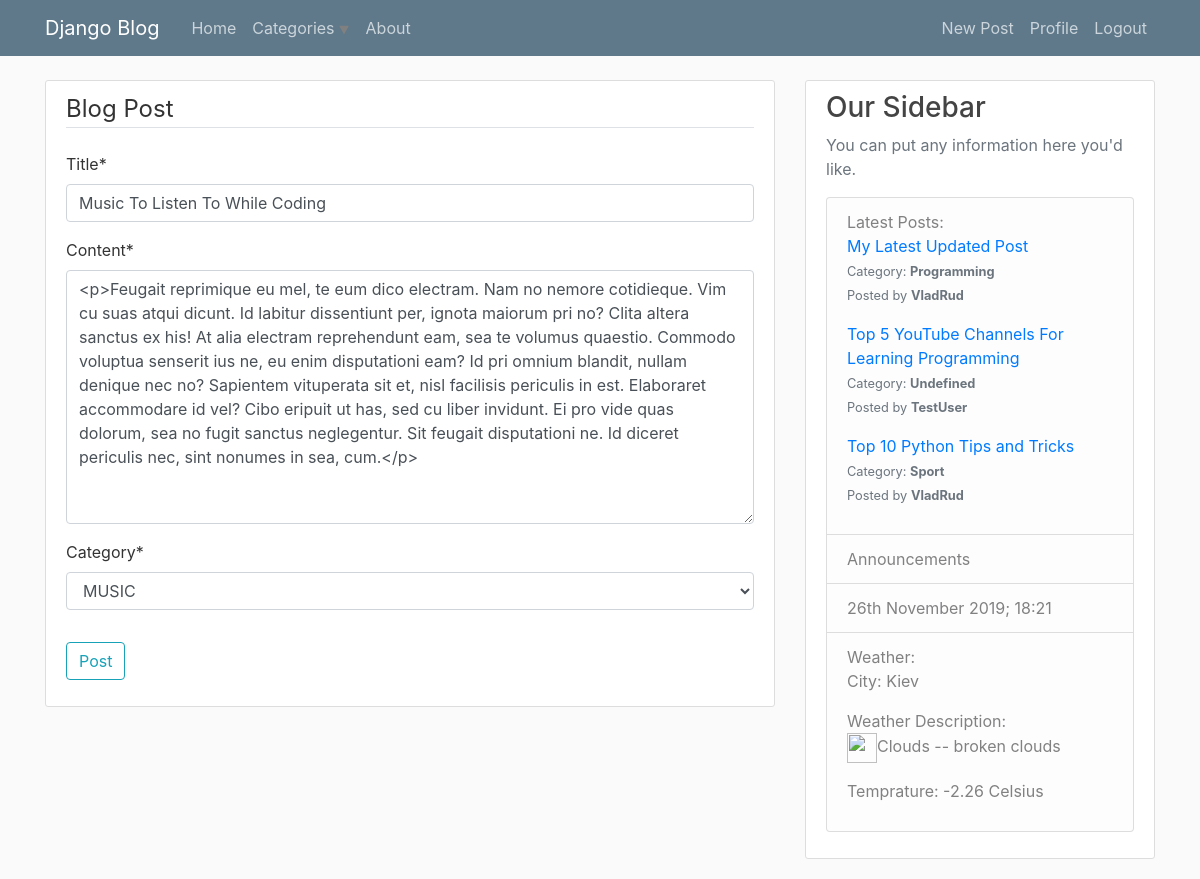
The app's page /post/26/update/ (signed in) with its own data.
### blog/models.py (models this page shows, shortened)
class Post(models.Model):
    title = models.CharField(max_length=100)
    content = HTMLField()
    date_posted = models.DateTimeField(default=timezone.now)
    author = models.ForeignKey(User, on_delete=models.CASCADE)
    review_star = models.IntegerField(default=0)
    category = models.CharField(max_length=20, choices=category_choices, default='Undefined')

### blog/views.py (the view, shortened to what this page needs)
# urls.py: path('post/<int:pk>/update/', PostUpdateView.as_view(), name='post-update'),
class PostUpdateView(LoginRequiredMixin, UserPassesTestMixin, UpdateView):
    model = Post
    fields = ['title', 'content', 'category']
    def test_func(self):
        post = self.get_object()
        if self.request.user == post.author:
            return True
        return False

### blog/templatetags/custom_tags.py (called while the page is built)
@register.simple_tag
def latest_posts():
    latest_posts_html = ''
    latest_posts_list = Post.objects.all().order_by('-date_posted')[:3]
    for post in latest_posts_list:
        latest_posts_html += f"""<p><a href='/post/{post.id}/'>{post.title}</a>
                             <br><small class='text-muted'>Category: <strong>{post.category}</strong></small>
                             <br><small class='text-muted'>Posted by <strong>{post.author}</strong></small></p>"""
    return mark_safe(latest_posts_html)

@register.simple_tag
def category_list():
    category_list_html = ''
    for category_choice in category_choices:
        if len(Post.objects.filter(category=category_choice[0])):
            category_list_html += f"<a href='/category/{category_choice[0]}'>{category_choice[0]}</a>"
    return mark_safe(category_list_html)

### blog/templates/blog/post_form.html (shortened to what this page needs)
{% extends 'blog/base.html' %}
{% load crispy_forms_tags %}
{% block content %}
	<div class="content-section">
		<form method="POST">
			<fieldset class="form-group">
				<legend class="border-bottom mb-4">Blog Post</legend>
				{{ form|crispy }}
			</fieldset>
			<div class="form-group">
				<button class="btn btn-outline-info" type="submit">Post</button>
			</div>
		</form>
	</div>
{% endblock content %}

### blog/templates/blog/base.html (shortened to what this page needs)
{% load static %}
{% load custom_tags %}
<!DOCTYPE html>
<html>
<head>
    <link rel="stylesheet" href="https://maxcdn.bootstrapcdn.com/bootstrap/4.0.0/css/bootstrap.min.css">
    <link rel='stylesheet' type='text/css' href='{% static "blog/main.css" %}'>
</head>
<body>
		<header class="site-header">
		  <nav class="navbar navbar-expand-md navbar-dark bg-steel fixed-top">
		    <div class="container">
		      <a class="navbar-brand mr-4" href="{% url 'blog-home' %}">Django Blog</a>
		      <div class="collapse navbar-collapse" id="navbarToggle">
		        <div class="navbar-nav mr-auto">
					<a class="nav-item nav-link" href="{% url 'blog-home' %}">Home</a>
					<div class="dropdown-categories nav-link">
						<button class="dropbtn nav-item" disabled>Categories</button>
					</div>
					<a class="nav-item nav-link" href="{% url 'blog-about' %}">About</a>
		        </div>
		        <div class="navbar-nav">
		        	{% if user.is_authenticated %}
		        		<a class="nav-item nav-link" href="{% url 'post-create' %}">New Post</a>
		        		<a class="nav-item nav-link" href="{% url 'profile' %}">Profile</a>
		        		<a class="nav-item nav-link" href="{% url 'logout' %}">Logout</a>
		        	{% else %}
						<a class="nav-item nav-link" href="{% url 'login' %}">Login</a>
						<a class="nav-item nav-link" href="{% url 'register' %}">Register</a>
					{% endif %}
		        </div>
		      </div>
		    </div>
		  </nav>
	</header>
	<main role="main" class="container">
	  <div class="row">
			<div class="col-md-8">
	    	{% block content %}{% endblock %}
	  	</div>
		    <div class="col-md-4">
		      <div class="content-section">
		        <h3>Our Sidebar</h3>
		        <p class='text-muted'>You can put any information here you'd like.
		          <ul class="list-group">
		            <li class="list-group-item list-group-item-light">Latest Posts:{% latest_posts %}</li>
		            <li class="list-group-item list-group-item-light">Announcements</li>
		            <li class="list-group-item list-group-item-light">{% now "jS F Y; H:i" %}</li>
		            <li class="list-group-item list-group-item-light">Weather:{% include "blog/weather.html" %}</li>
		          </ul>
		        </p>
		      </div>
		    </div>
		  </div>
		</main>
</body>
</html>

### blog/static/blog/main.css (style rules this page uses)
body { background: #fafafa; color: #333333; margin-top: 5rem; }
h1, h2, h3, h4, h5, h6 { color: #444444; }
ul { margin: 0; }
.bg-steel { background-color: #5f788a; }
.site-header .navbar-nav .nav-link { color: #cbd5db; }
.content-section { background: #ffffff; padding: 10px 20px; border: 1px solid #dddddd; border-radius: 3px; margin-bottom: 20px; }
.dropbtn { color: #cbd5db; border: none; padding: 0px 15px 0px 0px; background-color: #5f788a; background-image: url(triangle_down.png); background-repeat: no-repeat, repeat; background-position: right, 0 0; background-size: .65em auto, 100%; background-position-y: 9px; }

### records on screen
Post: title "Music To Listen To While Coding", content "<p>Feugait reprimique eu mel, te eum dico electram. Nam no nemore cotidieque. Vim cu suas atqui dicunt. Id labitur dissentiunt per, ignota maiorum pri no? Clita altera sanctus ex his! At alia electram reprehendunt eam, sea te volumus quaestio. Commodo voluptua senserit ius ne, eu enim disputationi eam? Id pri omnium blandit, nullam denique nec no? Sapientem vituperata sit et, nisl facilisis periculis in est. Elaboraret accommodare id vel? Cibo eripuit ut has, sed cu liber invidunt. Ei pro vide quas dolorum, sea no fugit sanctus neglegentur. Sit feugait disputationi ne. Id diceret periculis nec, sint nonumes in sea, cum.</p>", category "MUSIC"
Post: id+title+category "My Latest Updated Post Category: Programming Posted by VladRud Top 5 YouTube Channels For Learning Programming Category: Undefined Posted by TestUser Top 10 Python Tips and Tricks Category: Sport Posted by VladRud"
